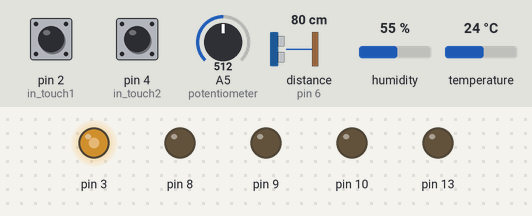
Bench run of a sketch on a simulated Arduino Uno, built with avr-gcc and run on an emulated ATmega328P. On the bench: output pins drawn as LEDs (lit = HIGH). The inputs (shaded band) are chosen by the test bench; at power-on: pin 2 (in_touch1) LOW, pin 4 (in_touch2) LOW, A5 (potentiometer) = 512, distance to the obstacle (sensor on pin 6) 80 cm, humidity 55 %, temperature 24 °C. The echo pulse lasts 58.3 µs per cm; pins used as bus, display or sensor lines are not drawn; what the sketch prints to the serial monitor is not drawn.

Above: at 1.8 s.
1.9 s: pin 2 (in_touch1) pulled HIGH for 1.3 s
At 3.5 s:
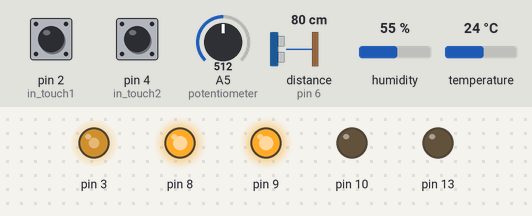
5.7 s: pin 4 (in_touch2) pulled HIGH for 1.3 s
At 7.1 s:
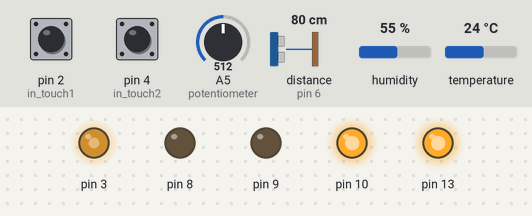
8.8 s: A5 (potentiometer) set to 496
Timing chart, 0 to 11.8 s (numbered marks = the images above; inputs shaded):
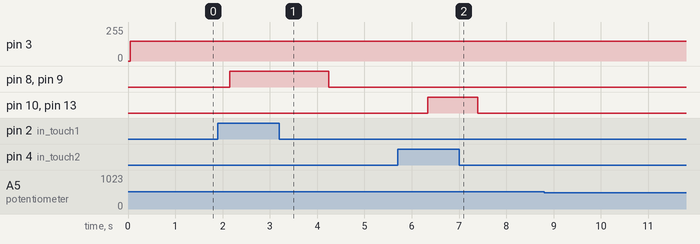

Measured:
- after the input at 1.9 s, pin 8, pin 9: LOW → HIGH after 0.25 s, → LOW 2.1 s later
- after the input at 5.7 s, pin 10, pin 13: LOW → HIGH after 0.64 s, → LOW 1.0 s later
- after the input at 8.8 s, every drawn part: stays the same

The sketch:

Project1_withUltraSonic.ino
```cpp
#include <SimpleDHT.h>
#include <SoftwareSerial.h>
SoftwareSerial mySerial(11,12);
int potentiometer = A5;
int trigger = 5;
int echo = 6;
int in_touch1 = 2;
int in_touch2 = 4;
int state = HIGH;
int value1;
int value2;
int pinDHT11 =7;
String tempCondition;
String humidityCondition;
SimpleDHT11 dht11;
void setup() {
  Serial.begin(9600);
  mySerial.begin(9600);
  pinMode(potentiometer,INPUT);
  pinMode(trigger,OUTPUT);
  pinMode(echo,INPUT);
  pinMode(9,OUTPUT);
  pinMode(10,OUTPUT);
  pinMode(in_touch1, INPUT);
  pinMode(in_touch2, INPUT);
  pinMode(3, OUTPUT);
  pinMode(8, OUTPUT);
  pinMode(13, OUTPUT);
  //int distance = 0;
}

void loop() {

  byte temperature = 0;
  byte humidity = 0;
  if (dht11.read(pinDHT11, &temperature, &humidity, NULL))
  {
    return;
  }
  if(temperature > 25){
    tempCondition = "Sunny";
  }
  else if(temperature < 15){
    tempCondition = "Cold";
  }
  else{
    tempCondition = "Moderate";
  }
  if(humidity > 70){
    humidityCondition = "Cloudy";
  }
  else if (humidity < 40){
    humidityCondition = "Clear";
  }
  else{
    humidityCondition = "Moderate";
  }
//  mySerial.print((int)temperature);
  mySerial.print(tempCondition + " " + String(temperature));
  mySerial.print(",");
//  mySerial.print((int)humidity);
  mySerial.print(humidityCondition + " " + String(humidity));
  mySerial.print(",");

  int sensor = analogRead(potentiometer);

  if(sensor >= 512 ){

    value1 = digitalRead(in_touch1);
    value2 = digitalRead(in_touch2);
    if(value1 == 1){
      digitalWrite(9,HIGH);
      digitalWrite(10,LOW);
      analogWrite(3, 150);
      digitalWrite(8, HIGH);
      digitalWrite(13, LOW);
    }

    else if (value1==0 && value2==1){
      digitalWrite(9,LOW);
      digitalWrite(10,HIGH);
      analogWrite(3, 150);
      digitalWrite(8, LOW);
      digitalWrite(13, HIGH);
    }
    else if (value1==0 && value2==0){
      digitalWrite(9,LOW);
      digitalWrite(10,LOW);
      analogWrite(3, 150);
      digitalWrite(8, LOW);
      digitalWrite(13, LOW);
    }
    delay(1000);
  }
  else{
    int newdistance;
    digitalWrite(trigger,LOW);
    delayMicroseconds(2);
    digitalWrite(trigger,HIGH);
    delayMicroseconds(10);
    digitalWrite(trigger,LOW);
    int timetaken = pulseIn(echo,HIGH);
    newdistance = timetaken*0.034/2;
    Serial.println(newdistance);
    if(newdistance > 0 && newdistance < 19){

      digitalWrite(9,HIGH);
      digitalWrite(10,LOW);
      analogWrite(3, 150);
      digitalWrite(8, HIGH);
      digitalWrite(13, LOW);

    }

    else if(newdistance > 19 && newdistance < 41  ){

      digitalWrite(9,LOW);
      digitalWrite(10,HIGH);
      analogWrite(3, 150);
      digitalWrite(8, LOW);
      digitalWrite(13, HIGH);

    }
    else{
      digitalWrite(9,LOW);
      digitalWrite(10,LOW);
      analogWrite(3, 150);
      digitalWrite(8, LOW);
      digitalWrite(13, LOW);
    }

    delay(500);
  }
}
```
